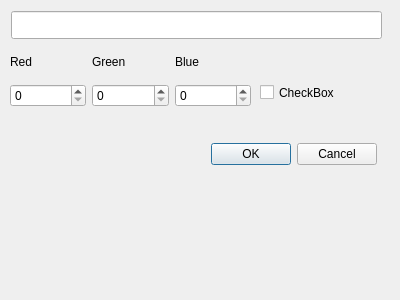
<?xml version="1.0" encoding="UTF-8"?>
<ui version="4.0">
 <class>OptionDialog</class>
 <widget class="QDialog" name="OptionDialog">
  <property name="geometry">
   <rect>
    <x>0</x>
    <y>0</y>
    <width>400</width>
    <height>300</height>
   </rect>
  </property>
  <property name="windowTitle">
   <string>Dialog</string>
  </property>
  <widget class="QDialogButtonBox" name="buttonBox">
   <property name="geometry">
    <rect>
     <x>210</x>
     <y>140</y>
     <width>167</width>
     <height>29</height>
    </rect>
   </property>
   <property name="orientation">
    <enum>Qt::Orientation::Horizontal</enum>
   </property>
   <property name="standardButtons">
    <set>QDialogButtonBox::StandardButton::Cancel|QDialogButtonBox::StandardButton::Ok</set>
   </property>
  </widget>
  <widget class="QLineEdit" name="nameEdit">
   <property name="geometry">
    <rect>
     <x>11</x>
     <y>11</y>
     <width>371</width>
     <height>28</height>
    </rect>
   </property>
  </widget>
  <widget class="QCheckBox" name="visibleCheck">
   <property name="geometry">
    <rect>
     <x>260</x>
     <y>80</y>
     <width>92</width>
     <height>25</height>
    </rect>
   </property>
   <property name="text">
    <string>CheckBox</string>
   </property>
  </widget>
  <widget class="QWidget" name="">
   <property name="geometry">
    <rect>
     <x>10</x>
     <y>46</y>
     <width>241</width>
     <height>61</height>
    </rect>
   </property>
   <layout class="QGridLayout" name="gridLayout">
    <item row="0" column="0">
     <widget class="QLabel" name="label">
      <property name="text">
       <string>Red</string>
      </property>
     </widget>
    </item>
    <item row="0" column="1">
     <widget class="QLabel" name="label_2">
      <property name="text">
       <string>Green</string>
      </property>
     </widget>
    </item>
    <item row="0" column="2">
     <widget class="QLabel" name="label_3">
      <property name="text">
       <string>Blue</string>
      </property>
     </widget>
    </item>
    <item row="1" column="0">
     <widget class="QSpinBox" name="spinRed">
      <property name="maximum">
       <number>255</number>
      </property>
     </widget>
    </item>
    <item row="1" column="1">
     <widget class="QSpinBox" name="spinGreen">
      <property name="maximum">
       <number>255</number>
      </property>
     </widget>
    </item>
    <item row="1" column="2">
     <widget class="QSpinBox" name="spinBlue">
      <property name="maximum">
       <number>255</number>
      </property>
     </widget>
    </item>
   </layout>
  </widget>
 </widget>
 <resources/>
 <connections>
  <connection>
   <sender>buttonBox</sender>
   <signal>accepted()</signal>
   <receiver>OptionDialog</receiver>
   <slot>accept()</slot>
   <hints>
    <hint type="sourcelabel">
     <x>248</x>
     <y>254</y>
    </hint>
    <hint type="destinationlabel">
     <x>157</x>
     <y>274</y>
    </hint>
   </hints>
  </connection>
  <connection>
   <sender>buttonBox</sender>
   <signal>rejected()</signal>
   <receiver>OptionDialog</receiver>
   <slot>reject()</slot>
   <hints>
    <hint type="sourcelabel">
     <x>316</x>
     <y>260</y>
    </hint>
    <hint type="destinationlabel">
     <x>286</x>
     <y>274</y>
    </hint>
   </hints>
  </connection>
 </connections>
</ui>
